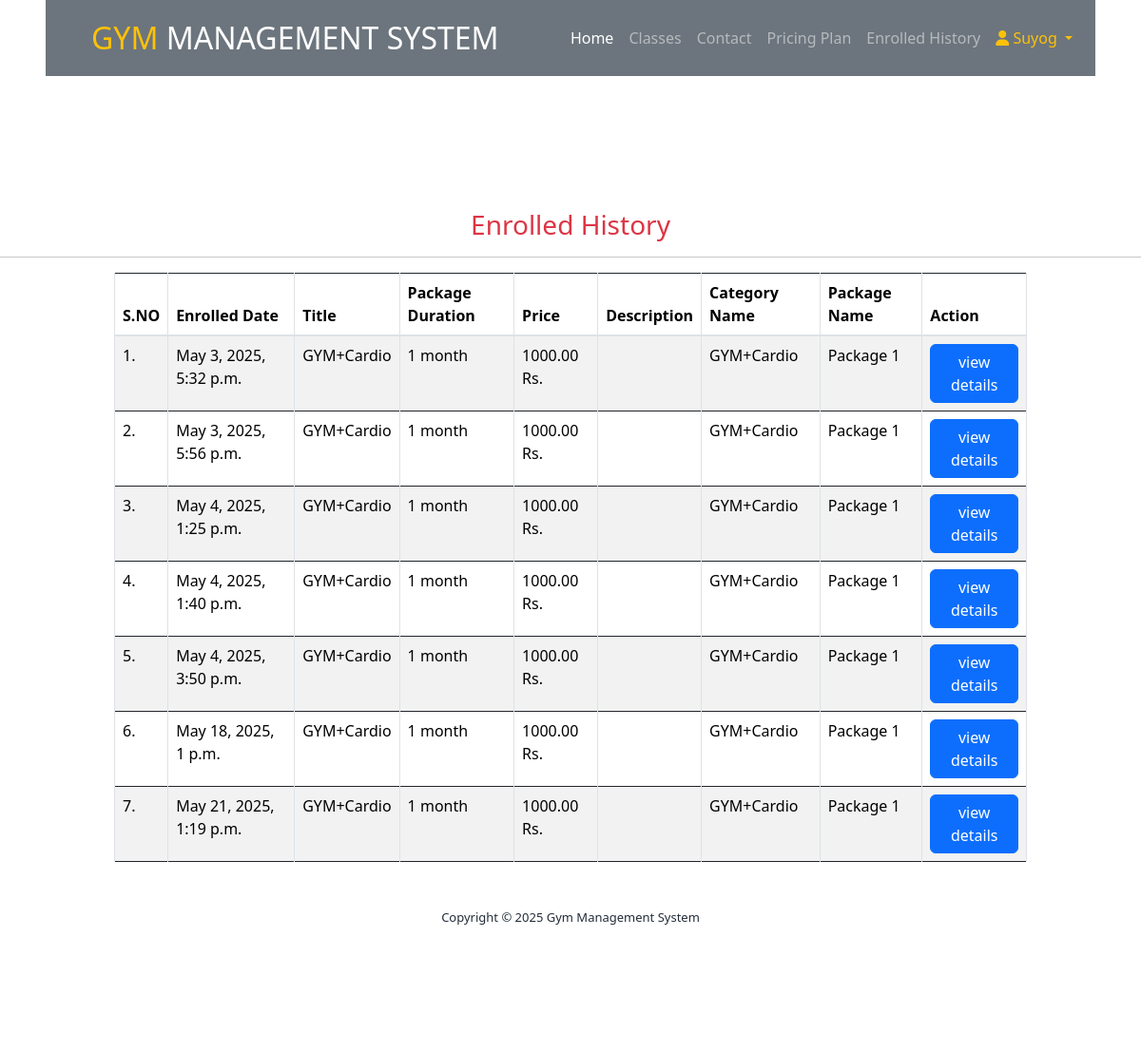
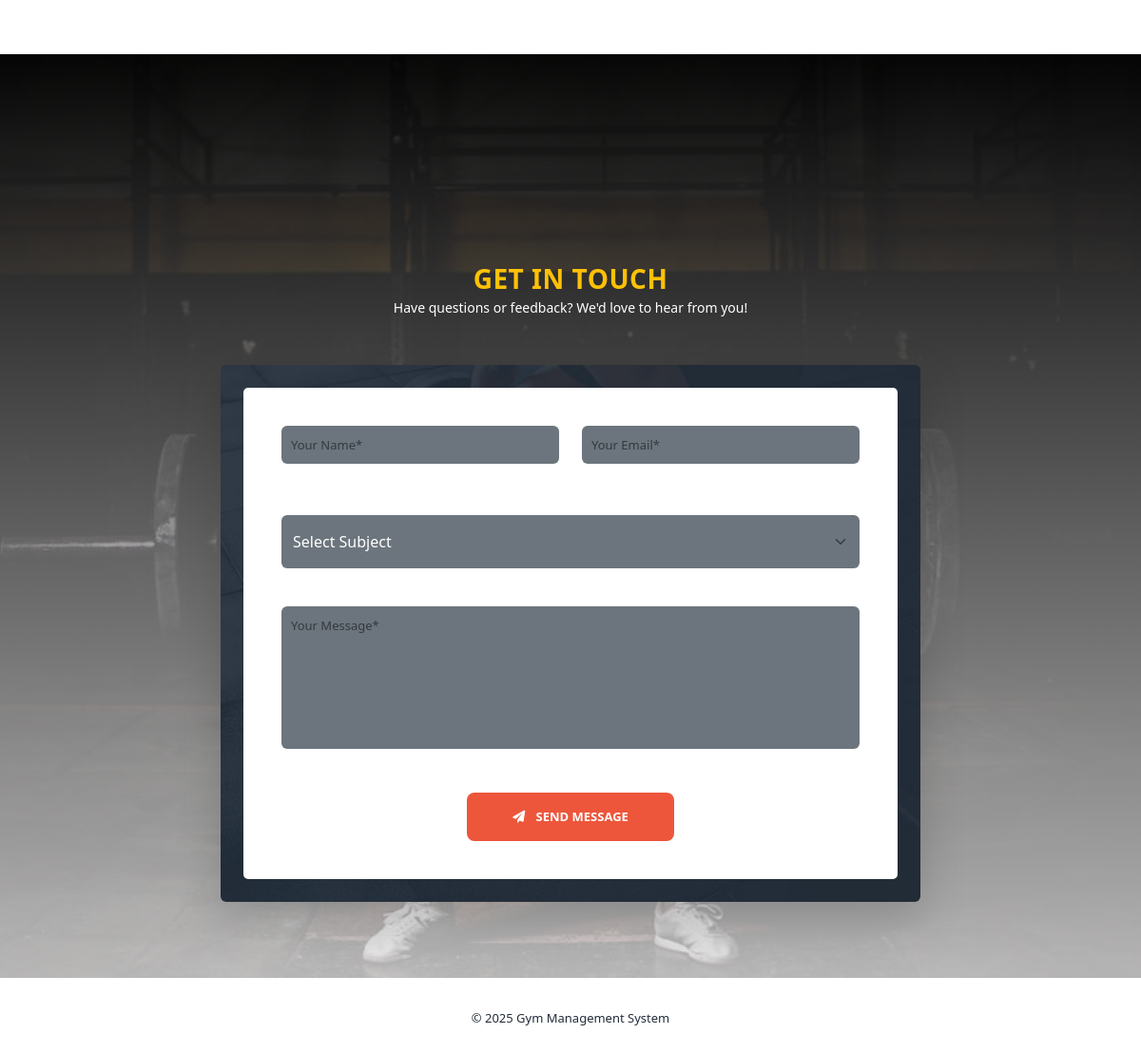
Screenshot of /enrolled_history/ (signed in) with the database file from the repository (2 pictures, top to bottom).
### app/models.py (models this page shows, shortened)
class Enroll(models.Model):
    STATUS = (
        (1, "Paid"),
        (0, "Unpaid"),
    )
    package = models.ForeignKey(Package, on_delete=models.CASCADE, null=True, blank=True)
    register = models.ForeignKey(Signup, on_delete=models.CASCADE, null=True, blank=True)
    enrollnumber = models.CharField(max_length=100, null=True, blank=True)
    status = models.IntegerField(choices=STATUS, default=1)
    creationdate = models.DateTimeField(auto_now_add=True)

class Package(models.Model):
    category = models.ForeignKey(Category, on_delete=models.CASCADE, null=True)
    packagename = models.ForeignKey(Packagetype, on_delete=models.CASCADE, null=True)
    titlename = models.CharField(max_length=200, null=True)
    packageduration = models.CharField(max_length=50, null=True)
    price = models.DecimalField(max_digits=10, decimal_places=2, null=True)
    description = models.TextField(null=True)
    creationdate = models.DateTimeField(auto_now_add=True)

class Category(models.Model):
    categoryname = models.CharField(max_length=200, null=True)
    status = models.CharField(max_length=300, null=True)
    creationdate = models.DateTimeField(auto_now_add=True)

class Packagetype(models.Model):
    category = models.ForeignKey(Category, on_delete=models.CASCADE, null=True)
    packagename = models.CharField(max_length=200, null=True)
    creationdate = models.DateTimeField(auto_now_add=True)
    def __str__(self):
        return self.packagename

### app/views.py (the view)
# urls.py: path('enrolled_history/', enrolled_history, name='enrolled_history'),
@login_required(login_url='/user_login/')
def enrolled_history(request):
    data = Signup.objects.get(user=request.user)
    data = Enroll.objects.filter(register=data)
    return render(request, "enrolled_history.html", locals())

### templates/enrolled_history.html (shortened to what this page needs)
{% extends 'header.html' %}
{% load static %}
{% block main_content %}
<section class="section" id="admin">
    <h3 class="text-center text-danger">Enrolled History</h3>
    <hr/>
    <div class="table-responsive" align="center">
			<table id="example" class="table table-striped table-bordered" style="width:80%">
				<thead>
				<tr>
					<th>S.NO</th>
					<th>Enrolled Date</th>
					<th>Title</th>
					<th>Package Duration</th>
					<th>Price</th>
					<th>Description</th>
					<th>Category Name</th>
					<th>Package Name</th>
					<th>Action</th>
				</tr>
				</thead>
				<tbody>
				{% for i in data %}
				<tr>
					<td>{{forloop.counter}}.</td>
					<td>{{i.creationdate}}</td>
                    <td>{{i.package.titlename}}</td>
                    <td>{{i.package.packageduration}}</td>
                    <td>{{i.package.price}} Rs.</td>
                    <td>{{i.package.description|safe}}</td>
					<td>{{i.package.category.categoryname}}</td>
                    <td>{{i.package.packagename}}</td>
					<td>
						 <a href="{% url 'enrolled_detail' i.id %}">
							 <button type="button" class="btn btn-primary">view details</button>
						 </a>
					</td>
				</tr>
				 {% endfor %}
			</table>
</div>
</section>
<footer>
    <div class="container">
        <div class="row">
            <div class="col-lg-12">
                <p>Copyright &copy;
                    Gym Management System
                </p>
            </div>
        </div>
    </div>
</footer>
</body>
</html>
{% endblock %}

### templates/header.html (shortened to what this page needs)
{% load static %}
<!DOCTYPE html>
<html lang="en">
<head>
    <link rel="stylesheet" href="{% static 'assets/css/bootstrap.min.css' %}">
    <link rel="stylesheet" href="{% static 'assets/css/font-awesome.css' %}">
    <link rel="stylesheet" href="{% static 'assets/css/templatemo-training-studio.css' %}">
    <link href="https://cdn.jsdelivr.net/npm/bootstrap@5.3.0/dist/css/bootstrap.min.css" rel="stylesheet">
    <link rel="stylesheet" href="https://cdnjs.cloudflare.com/ajax/libs/font-awesome/6.0.0/css/all.min.css" />
</head>
<body>
<div class="container-fluid position-relative nav-bar p-0">
    <div class="position-relative px-lg-5" style="z-index: 9;">
        <nav class="navbar navbar-expand-lg bg-secondary navbar-dark py-3 py-lg-3 pl-3 pl-lg-5">
            <a href="/" class="navbar-brand">
                <h2 class="text-uppercase text-warning mb-0">Gym <span class="text-white">Management System</span></h2>
            </a>
            <div class="collapse navbar-collapse justify-content-between px-3" id="navbarCollapse">
                <ul class="navbar-nav ml-auto py-0">
                    <li class="nav-item"><a href="/" class="nav-link active">Home</a></li>
                    <li class="nav-item"><a href="#our-classes" class="nav-link">Classes</a></li>
                    <li class="nav-item"><a href="#contact-us" class="nav-link">Contact</a></li>
                    {% if request.user.is_authenticated %}
                    <li class="nav-item"><a href="#trainers" class="nav-link">Pricing Plan</a></li>
                    <li class="nav-item"><a href="/enrolled_history/" class="nav-link">Enrolled History</a></li>
                        <li class="nav-item dropdown">
                            <span class="nav-link dropdown-toggle text-warning" >
                                <i class="fa fa-user"></i> {{ request.user.first_name }}
                            </span>
                        </li>
                    {% else %}
                        <li class="nav-item"><a href="/login" class="nav-link">Login</a></li>
                    {% endif %}
                </ul>
            </div>
        </nav>
    </div>
</div>
<div class="main">
    {% block main_content %}
    {% endblock %}
{% if request.user.is_authenticated %}
<section class="section" id="contact-us">
    <div class="container">
        <div class="row justify-content-center">
            <div class="col-lg-8">
                <div class="section-heading text-center mb-5">
                    <h2 class="text-warning">Get In Touch</h2>
                    <p class="text-white">Have questions or feedback? We'd love to hear from you!</p>
                </div>
                <div class="contact-form bg-dark p-4 rounded shadow-lg">
                    <form id="contact" action="{% url 'contact_form' %}" method="post">
                        <div class="row">
                            <div class="col-md-6 mb-4">
                                <div class="form-group">
                                    <input name="name" type="text" id="name" class="form-control bg-secondary text-white border-0 py-3"
                                           placeholder="Your Name*" required>
                                </div>
                            </div>
                            <div class="col-md-6 mb-4">
                                <div class="form-group">
                                    <input name="email" type="email" id="email" class="form-control bg-secondary text-white border-0 py-3"
                                           placeholder="Your Email*" required>
                                </div>
                            </div>
                            <div class="col-12 mb-4">
                                <div class="form-group">
                                    <select name="subject" class="form-select bg-secondary text-white border-0 py-3" required>
                                        <option value="" disabled selected>Select Subject</option>
                                    </select>
                                </div>
                            </div>
                            <div class="col-12 mb-4">
                                <div class="form-group">
                                    <textarea name="message" rows="6" id="message"
                                              class="form-control bg-secondary text-white border-0"
                                              placeholder="Your Message*" required></textarea>
                                </div>
                            </div>
                            <div class="col-12 text-center">
                                <button type="submit" id="form-submit"
                                        class="btn btn-warning btn-lg px-5 py-3 text-uppercase font-weight-bold">
                                    <i class="fas fa-paper-plane me-2"></i> Send Message
                                </button>
                            </div>
                        </div>
                    </form>
                </div>
            </div>
        </div>
    </div>
</section>
{% endif %}
<footer>
    <div class="container text-center">
        <p>© <script>document.write(new Date().getFullYear());</script> Gym Management System</p>
    </div>
</footer>
   <div aria-live="polite" aria-atomic="true" class="position-fixed top-50 start-50 translate-middle p-3" style="z-index: 1080;">
</div>
<link href="https://cdn.jsdelivr.net/npm/bootstrap@5.3.3/dist/css/bootstrap.min.css" rel="stylesheet">
</body>
</html>

### static/assets/css/templatemo-training-studio.css (style rules this page uses)
html, body, div, span, applet, object, iframe, h1, h2, h3, h4, h5, h6, p, blockquote, div pre, a, abbr, acronym, address, big, cite, code, del, dfn, em, font, img, ins, kbd, q, s, samp, small, strike, strong, sub, sup, tt, var, b, u, i, center, dl, dt, dd, ol, ul, li, figure, header, nav, section, article, aside, footer, figcaption { margin: 0; padding: 0; border: 0; outline: 0; }
ul, li { padding: 0; margin: 0; list-style: none; }
header, nav, section, article, aside, footer, hgroup { display: block; }
* { box-sizing: border-box; }
html, body { font-family: 'Poppins', sans-serif; font-weight: 400; background-color: #fff; font-size: 16px; -ms-text-size-adjust: 100%; -webkit-font-smoothing: antialiased; -moz-osx-font-smoothing: grayscale; }
a { text-decoration: none !important; }
h1, h2, h3, h4, h5, h6 { margin-top: 0px; margin-bottom: 0px; }
ul { margin-bottom: 0px; }
p { font-size: 14px; line-height: 25px; color: #7a7a7a; }
html, body { background: #fff; font-family: 'Poppins', sans-serif; }
.section-heading { text-align: center; margin-top: 140px; margin-bottom: 80px; }
.section-heading h2 { font-size: 28px; font-weight: 800; color: #232d39; text-transform: uppercase; letter-spacing: 0.5px; margin-top: 0px; margin-bottom: 0px; }
#contact-us { margin-top: 140px; }
#contact-us .contact-form { padding: 80px; background-image: url(../images/contact-bg.jpg); background-position: center center; background-repeat: no-repeat; background-size: cover; }
#contact-us .contact-form #contact { background-color: #fff; padding: 40px; border-radius: 5px; }
.contact-form input, .contact-form textarea { color: #7a7a7a; font-size: 13px; border: 1px solid #ddd; background-color: #fff; width: 100%; height: 40px; outline: none; line-height: 40px; padding: 0px 10px; -webkit-appearance: none; -moz-appearance: none; appearance: none; margin-bottom: 30px; }
.contact-form textarea { height: 150px; resize: none; }
.contact-form ::placeholder { color: #7a7a7a; }
.contact-form button { display: inline-block; font-size: 13px; padding: 11px 17px; background-color: #ed563b; color: #fff; text-align: center; font-weight: 400; text-transform: uppercase; transition: all .3s; border: none; outline: none; margin-top: -8px; }
#admin { margin-top: 140px; }
footer { text-align: center; padding: 30px 0px; }
footer p { color: #232d39; font-size: 13px; }

### rows the page displays
Enroll: creationdate "May 3, 2025, 5:32 p.m.", package.titlename "GYM+Cardio", package.packageduration "1 month", package.price "1000.00", package.category.categoryname "GYM+Cardio", package.packagename "Package 1"
Enroll: creationdate "May 3, 2025, 5:56 p.m.", package.titlename "GYM+Cardio", package.packageduration "1 month", package.price "1000.00", package.category.categoryname "GYM+Cardio", package.packagename "Package 1"
Enroll: creationdate "May 4, 2025, 1:25 p.m.", package.titlename "GYM+Cardio", package.packageduration "1 month", package.price "1000.00", package.category.categoryname "GYM+Cardio", package.packagename "Package 1"
Enroll: creationdate "May 4, 2025, 1:40 p.m.", package.titlename "GYM+Cardio", package.packageduration "1 month", package.price "1000.00", package.category.categoryname "GYM+Cardio", package.packagename "Package 1"
Enroll: creationdate "May 4, 2025, 3:50 p.m.", package.titlename "GYM+Cardio", package.packageduration "1 month", package.price "1000.00", package.category.categoryname "GYM+Cardio", package.packagename "Package 1"
Enroll: creationdate "May 18, 2025, 1 p.m.", package.titlename "GYM+Cardio", package.packageduration "1 month", package.price "1000.00", package.category.categoryname "GYM+Cardio", package.packagename "Package 1"
Enroll: creationdate "May 21, 2025, 1:19 p.m.", package.titlename "GYM+Cardio", package.packageduration "1 month", package.price "1000.00", package.category.categoryname "GYM+Cardio", package.packagename "Package 1"

### other values shown
{{ request.user.first_name }} "Suyog"
